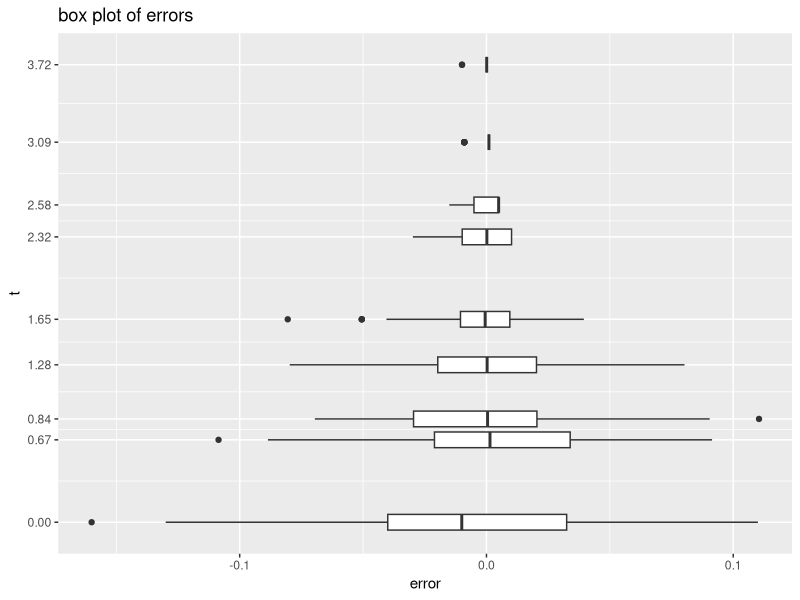

Source code (R):
## ---- chunk 1
tmatrix = t(as.matrix (c(0,0.67,0.84,1.28,1.65,2.32,2.58,3.09,3.72)) )
nmatrix = t(as.matrix (c(100,1000,10000)) )
end = matrix(nrow=3,ncol=9)
## ---- chunk 2
real = pnorm(tmatrix)
## ---- chunk 3
i = 1
j = 1
while (i<=3){
  n = nmatrix[1,i]

  while (j<=9){
    t = tmatrix[1,j]
    x = as.matrix(rnorm(n))
    y = ifelse((x<=t),1,0)
    end[i,j] = apply(y,2,sum)/n
    j=j+1
  }
  
  j=1
  i=i+1
}
## ---- chunk 4
tablevalue = rbind(tmatrix,real,end)
col = as.matrix(c("t","realvalue","n=10^2","n=10^3","n=10^4"))
table = cbind(col,tablevalue)
knitr::kable(table,caption ="Comparison between real values and approximation",format = 'html')

## ---- chunk 5
n=100

end = matrix(nrow=100,ncol=9)
error = matrix(nrow=100,ncol=9)

a = 1
j = 1
while(a<=100){
  while (j<=9){
     t = tmatrix[1,j]
     x = as.matrix(rnorm(n))
     y = ifelse((x<=t),1,0)
     end[a,j] = apply(y,2,sum)/n
     error[a,j] = end[a,j]-real[1,j]
     j=j+1
  }
  j = 1
  a=a+1
}

col1=as.matrix(c(rep(0.0,100),rep(0.67,100),rep(0.84,100),rep(1.28,100),rep(1.65,100),rep(2.32,100),rep(2.58,100),rep(3.09,100),rep(3.72,100)))
col2=as.matrix(c(error[,1],error[,2],error[,3],error[,4],error[,5],error[,6],error[,7],error[,8],error[,9]))
col=cbind(col1,col2)   

number=data.frame(col)

library(ggplot2)
box = ggplot(data = number, mapping = aes(
       x = X1,
       y = X2,group=X1))
box + geom_boxplot()+
      coord_flip()+
      scale_x_continuous(breaks=c(0.0,0.67, 0.84,1.28,1.65,2.32,2.58,3.09,3.72)) + 
      labs(title="box plot of errors",x="t",y="error") 
